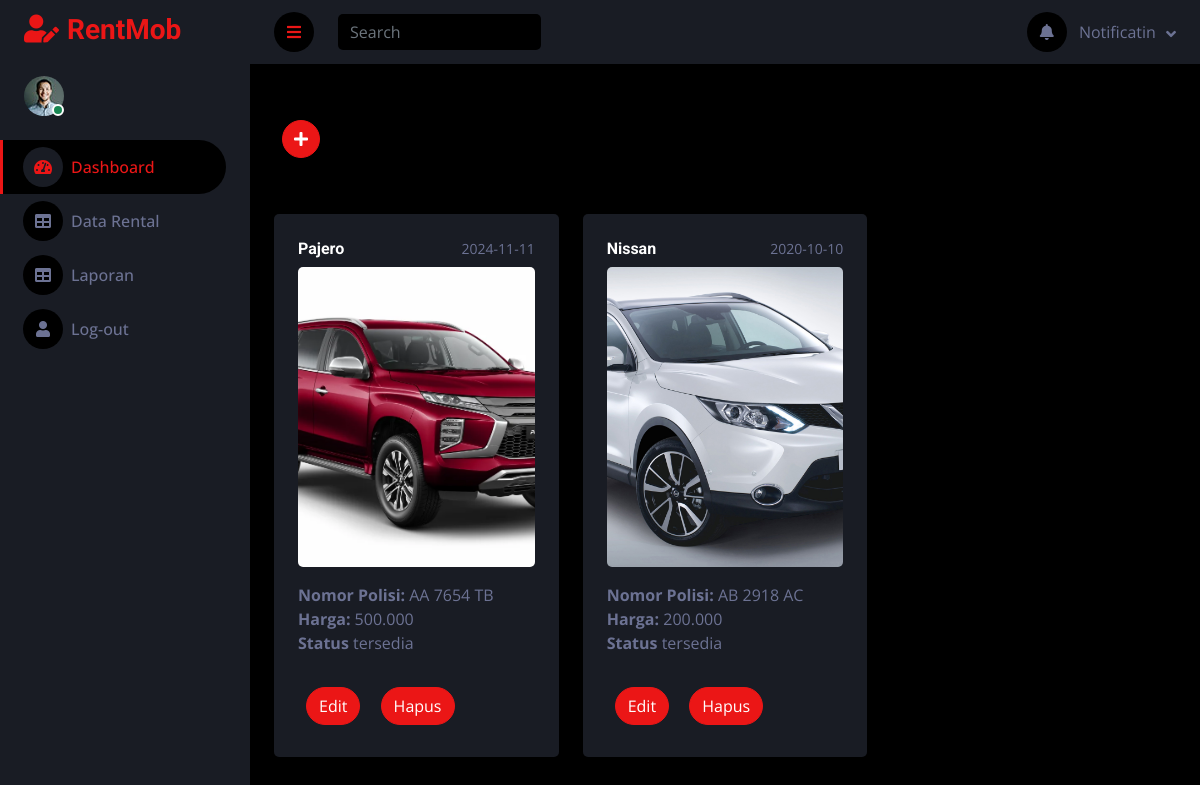
Screenshot of /petugas/pet.php with the database file from the repository.
### tables this page shows
CREATE TABLE IF NOT EXISTS `tb_mobil` (
  `nopol` varchar(10) NOT NULL,
  `brand` varchar(90) NOT NULL,
  `type` varchar(90) NOT NULL,
  `tahun` date NOT NULL,
  `harga` decimal(10,0) NOT NULL,
  `foto` varchar(99) NOT NULL,
  `status` enum('tersedia','kosong') NOT NULL,
  PRIMARY KEY (`nopol`)
);

### petugas/pet.php (the view, shortened to what this page needs)
<!DOCTYPE html>
<html lang="en">
<head>
    <link href="https://cdnjs.cloudflare.com/ajax/libs/font-awesome/5.10.0/css/all.min.css" rel="stylesheet">
    <link href="https://cdn.jsdelivr.net/npm/bootstrap-icons@1.4.1/font/bootstrap-icons.css" rel="stylesheet">
    <link href="../lib/owlcarousel/assets/owl.carousel.min.css" rel="stylesheet">
    <link href="../lib/tempusdominus/css/tempusdominus-bootstrap-4.min.css" rel="stylesheet" />
    <link href="../css/bootstrap.min.css" rel="stylesheet">
    <link href="../css/style.css" rel="stylesheet">
</head>
<body>
    <div class="container-fluid position-relative d-flex p-0">
        <div class="sidebar pe-4 pb-3">
            <nav class="navbar bg-secondary navbar-dark">
                <a href="pet.php" class="navbar-brand mx-4 mb-3">
                    <h3 class="text-primary"><i class="fa fa-user-edit me-2"></i>RentMob</h3>
                </a>
                <div class="d-flex align-items-center ms-4 mb-4">
                    <div class="position-relative">
                        <img class="rounded-circle" src="../img/user.jpg" alt="" style="width: 40px; height: 40px;">
                        <div class="bg-success rounded-circle border border-2 border-white position-absolute end-0 bottom-0 p-1"></div>
                    </div>
                </div>
                <div class="navbar-nav w-100">
                    <a href="pet.php" class="nav-item nav-link active"><i class="fa fa-tachometer-alt me-2"></i>Dashboard</a>
                    <a href="data_rental.php" class="nav-item nav-link "><i class="fa fa-table me-2"></i>Data Rental</a>
                    <a href="hist.php" class="nav-item nav-link" ><i class="fa fa-table me-2"></i>Laporan </a>
                    <a href="logout.php" class="nav-item nav-link"><i class="fa fa-user me-2"></i>Log-out</a>
                </div>
            </nav>
        </div>
        <div class="content">
            <nav class="navbar navbar-expand bg-secondary navbar-dark sticky-top px-4 py-0">
                <a href="#" class="sidebar-toggler flex-shrink-0">
                    <i class="fa fa-bars"></i>
                </a>
                <form class="d-none d-md-flex ms-4">
                    <input class="form-control bg-dark border-0" type="search" placeholder="Search">
                </form>
                <div class="navbar-nav align-items-center ms-auto">
                    <div class="nav-item dropdown">
                        <a href="#" class="nav-link dropdown-toggle" data-bs-toggle="dropdown">
                            <i class="fa fa-bell me-lg-2"></i>
                            <span class="d-none d-lg-inline-flex">Notificatin</span>
                        </a>
                    </div>
                </div>
            </nav>
            <div class="container-fluid pt-4 px-4">
            </div>
            <div class="container-fluid pt-4 px-4">
                <a href="addmbl.php" class="btn btn-square btn-primary m-2"><i class="fa fa-plus"></i></a>
            </div>
            <div class="container-fluid pt-4 px-4">
            </div>
            <div class="container-fluid pt-4 px-4">
    <div class="row g-4">
        <?php
        include_once "koneksi.php";
        $brand = isset($_GET['brand']) ? $_GET['brand'] : '';
        if ($brand != "") {
            $stmt = $koneksi->prepare("SELECT * FROM tb_mobil WHERE brand = ?");
            $stmt->bind_param("s", $brand);
            $stmt->execute();
            $result = $stmt->get_result();
        } else {
            $result = $koneksi->query("SELECT * FROM tb_mobil");
        }
        if ($result->num_rows > 0) {
            while ($row = $result->fetch_assoc()) {
                ?>
                <div class="col-sm-12 col-md-6 col-xl-4">
                    <div class="h-100 bg-secondary rounded p-4">
                        <div class="d-flex align-items-center justify-content-between mb-2">
                            <h6 class="mb-0"><?php echo $row["brand"]; ?></h6>
                            <small><?php echo $row["tahun"]; ?></small>
                        </div>
                        <div class="text-center">
                            <img src="../img/<?php echo $row['foto']; ?>" alt="<?php echo $row['brand']; ?>" style="width: 100%; height: 300px; object-fit: cover;" class="rounded mb-3">
                        </div>
                        <div>
                            <span>
                                <strong>Nomor Polisi:</strong> <?php echo $row["nopol"]; ?><br>
                                <strong>Harga:</strong> <?php echo number_format($row["harga"], 0, ',', '.'); ?><br>
                                <strong>Status </strong> <?php echo $row["status"]; ?><br><br>
                                <a href="editmbl.php?nopol=<?php echo $row['nopol']; ?>" class="btn btn-primary rounded-pill m-2">Edit</a>
                                <a href="del.php?nopol=<?php echo $row['nopol']; ?>" class="btn btn-primary rounded-pill m-2">Hapus</a>                                   </span>
                        </div>
                    </div>
                </div>
                <?php
            }
        } else {
            echo '<div class="col-12"><p class="text-center">Tidak ada mobil yang tersedia.</p></div>';
        }
        ?>
    </div>
</div>
        </div>
    </div>
</body>
</html>

### css/style.css (style rules this page uses)
:root { --primary: #EB1616; --secondary: #191C24; --light: #6C7293; --dark: #000000; }
.btn { transition: .5s; }
.btn-square { width: 38px; height: 38px; }
.btn-square, .btn-sm-square, .btn-lg-square { padding: 0; display: inline-flex; align-items: center; justify-content: center; font-weight: normal; border-radius: 50px; }
.sidebar { position: fixed; top: 0; left: 0; bottom: 0; width: 250px; height: 100vh; overflow-y: auto; background: var(--secondary); transition: 0.5s; z-index: 999; }
.content { margin-left: 250px; min-height: 100vh; background: var(--dark); transition: 0.5s; }
@media (min-width: 992px) { .sidebar { margin-left: 0; } }
@media (min-width: 992px) { .content { width: calc(100% - 250px); } }
.sidebar .navbar .navbar-nav .nav-link { padding: 7px 20px; color: var(--light); font-weight: 500; border-left: 3px solid var(--secondary); border-radius: 0 30px 30px 0; outline: none; }
.sidebar .navbar .navbar-nav .nav-link:hover, .sidebar .navbar .navbar-nav .nav-link.active { color: var(--primary); background: var(--dark); border-color: var(--primary); }
.sidebar .navbar .navbar-nav .nav-link i { width: 40px; height: 40px; display: inline-flex; align-items: center; justify-content: center; background: var(--dark); border-radius: 40px; }
.sidebar .navbar .navbar-nav .nav-link:hover i, .sidebar .navbar .navbar-nav .nav-link.active i { background: var(--secondary); }
.content .navbar .navbar-nav .nav-link { margin-left: 25px; padding: 12px 0; color: var(--light); outline: none; }
.content .navbar .sidebar-toggler, .content .navbar .navbar-nav .nav-link i { width: 40px; height: 40px; display: inline-flex; align-items: center; justify-content: center; background: var(--dark); border-radius: 40px; }
.content .navbar .dropdown-toggle::after { margin-left: 6px; vertical-align: middle; border: none; content: "\f107"; font-family: "Font Awesome 5 Free"; font-weight: 900; transition: .5s; }

### rows the page displays
tb_mobil: brand "Pajero", tahun "2024-11-11", foto (picture), nopol "AA 7654 TB", harga "500.000", status "tersedia"
tb_mobil: brand "Nissan", tahun "2020-10-10", foto (picture), nopol "AB 2918 AC", harga "200.000", status "tersedia"
